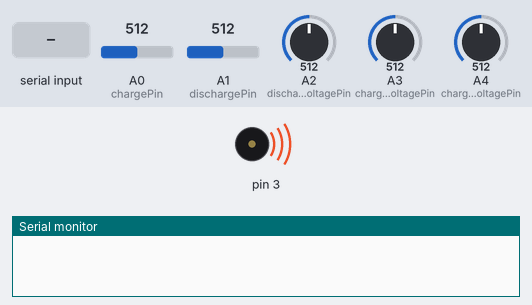
The sketch below on a simulated Arduino Mega 2560, built with avr-gcc and run on an emulated ATmega2560. Parts: buzzer (waves = sounding), the last lines printed to the serial monitor. The inputs (shaded band) are chosen by the test bench; at power-on: A0 (chargePin) = 512, A1 (dischargePin) = 512, A2 (dischargeVoltagePin) = 512, A3 (chargerAVoltagePin) = 512, A4 (chargerBVoltagePin) = 512.

Above: at 2.2 s.
2.3 s: "SEND_DATA\n" received over Serial
At 3.2 s:
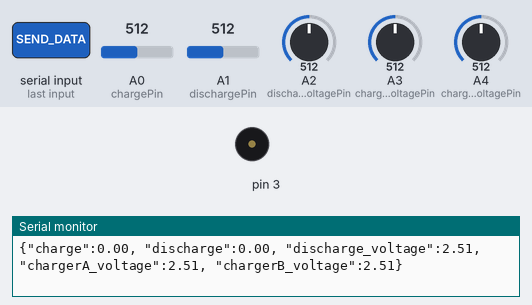
Timing chart, 0 to 5.3 s (numbered marks = the images above; inputs shaded):
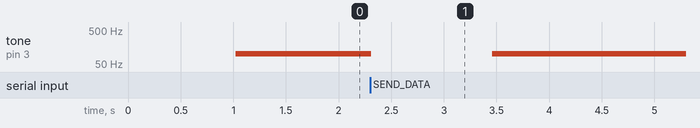

The sketch:

sketch_apr10a.ino
```cpp
// Arduino Mega kód a 18650 cella válogatóhoz
// 4 csatornás ACS712 DC árammérő és feszültségmérő

const int chargePin = A0;       // Töltőáram bemenet
const int dischargePin = A1;    // Kisütőáram bemenet
const int dischargeVoltagePin = A2; // Kisütő feszültség bemenet
const int chargerAVoltagePin = A3;  // A töltő feszültség
const int chargerBVoltagePin = A4;  // B töltő feszültség
unsigned  int a,b,c,d;
const float vRef = 5.0;          // Arduino tápfeszültség
const float sensitivity = 0.185; // ACS712 5A modul érzékenység (185 mV/A)
double voltage;
int zeroCharge = 512;            // Nullpont a töltő szenzornak
int zeroDischarge = 512;         // Nullpont a kisütő szenzornak

String jsonData="";
void setup() {
  Serial.begin(9600);
  // Nullpont kalibrálása mindkét áramérzékelő szenzorra
  zeroCharge = calibrateACS712(chargePin);
  zeroDischarge = calibrateACS712(dischargePin);

  //Serial.print("Charge nullpont: "); Serial.println(zeroCharge);
  //Serial.print("Discharge nullpont: "); Serial.println(zeroDischarge);
  tone(3, 100);
}

void loop() {
  if (Serial.available() > 0) {
    String receivedPacket = Serial.readStringUntil('\n');
    receivedPacket.trim();

    if (receivedPacket == "SEND_DATA") {
      noTone(3);
      delay(10);

      // Mérések elvégzése
      a=analogRead(dischargeVoltagePin);
      delay(5);
      b=analogRead(chargerAVoltagePin);
      delay(5);
      c=analogRead(chargerBVoltagePin);

      double chargeCurrent = measureCurrent(chargePin, zeroCharge);
      double dischargeCurrent = measureCurrent(dischargePin, zeroDischarge);
      double dischargeVoltage = measureVoltage(dischargeVoltagePin);
      double chargerAVoltage = measureVoltage(chargerAVoltagePin);
      double chargerBVoltage = measureVoltage(chargerBVoltagePin);

      // JSON formátumú adat küldése egyetlen sorban a soros portra plusz új sor
      jsonData = "{\"charge\":" + String(chargeCurrent, 2) + ", \"discharge\":" + String(dischargeCurrent, 2) +
                      ", \"discharge_voltage\":" + String((double)a * (5.01 / 1023), 2) + ", \"chargerA_voltage\":" + String((double)b * (5.01 / 1023), 2) +
                      ", \"chargerB_voltage\":" + String((double)c * (5.01 / 1023), 2) + "}";
      Serial.println(jsonData);
      Serial.flush();

      delay(1000);
      tone(3,100);
    }

  }

}

// 🌟 Nullpont kalibráció (átlagolással)
int calibrateACS712(int pin) {
  long sum = 0;
  const int samples = 100;

  for (int i = 0; i < samples; i++) {
    sum += analogRead(pin);
    delay(5);
  }

  return sum / samples;
}

// ⚡ Áram mérése DC-ben (átlagolással)
double measureCurrent(int pin, int zero) {
  voltage=0;
  //const int samples = 50;
/*
  for (int i = 0; i < samples; i++) {
    sum += analogRead(pin);
    delay(5);
  }*/

 // float avgValue = sum / (float)samples;

  // Feszültség kiszámítása
  voltage = (double)analogRead(pin) * (vRef / 1023.0);
  delay(5);
  // Áram kiszámítása milliamperben
  double current = (double)((voltage - ((double)zero * (double)vRef / (double)1023.0)) / (double)sensitivity) * (double)1000;

  return current;
}


// 🔋 Feszültség mérése DC-ben (átlagolással)
float measureVoltage(int pin) {
 voltage=0;
 // const int samples = 50;
/*
  for (int i = 0; i < samples; i++) {
    sum += analogRead(pin);
    delay(5);
  }*/

  //double avgValue = sum / (float)samples;

  //double avgValue = analogRead(pin);
  // Feszültség kiszámítása
  voltage = (double)analogRead(pin) * ((double)vRef / 1023.0);

  return voltage;
}
```

Measured:
- after the input at 2.3 s, tone on pin 3: 100 Hz → silent at once, → 100 Hz 1.1 s later
